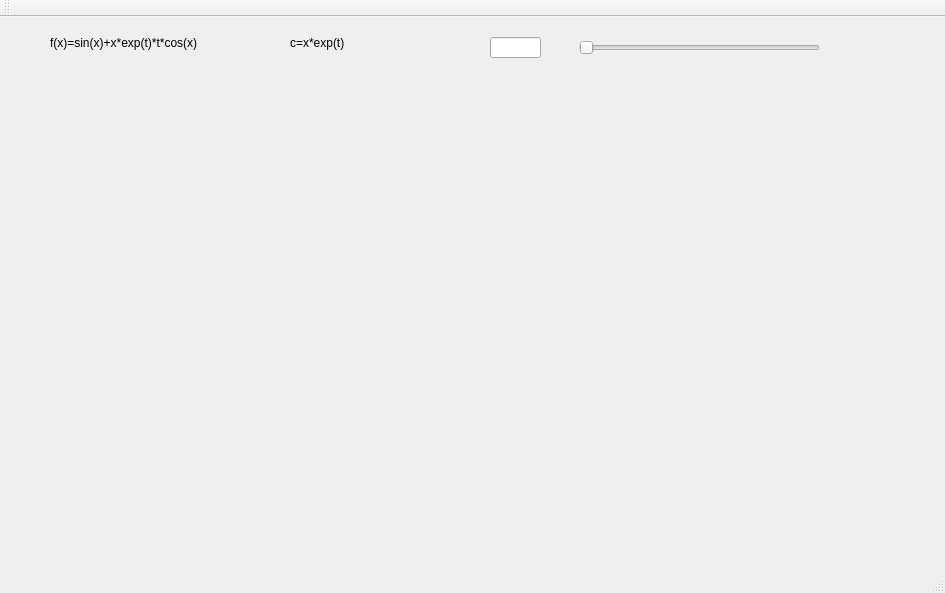
<?xml version="1.0" encoding="UTF-8"?>
<ui version="4.0">
 <class>MainWindow</class>
 <widget class="QMainWindow" name="MainWindow">
  <property name="geometry">
   <rect>
    <x>0</x>
    <y>0</y>
    <width>945</width>
    <height>593</height>
   </rect>
  </property>
  <property name="windowTitle">
   <string>MainWindow</string>
  </property>
  <widget class="QWidget" name="centralWidget">
   <widget class="QSlider" name="horizontalSlider">
    <property name="geometry">
     <rect>
      <x>579</x>
      <y>20</y>
      <width>241</width>
      <height>22</height>
     </rect>
    </property>
    <property name="orientation">
     <enum>Qt::Horizontal</enum>
    </property>
   </widget>
   <widget class="QCustomPlot" name="widget" native="true">
    <property name="geometry">
     <rect>
      <x>20</x>
      <y>80</y>
      <width>901</width>
      <height>451</height>
     </rect>
    </property>
   </widget>
   <widget class="QLabel" name="label">
    <property name="geometry">
     <rect>
      <x>50</x>
      <y>10</y>
      <width>171</width>
      <height>31</height>
     </rect>
    </property>
    <property name="text">
     <string>f(x)=sin(x)+x*exp(t)*t*cos(x)</string>
    </property>
   </widget>
   <widget class="QLabel" name="label_2">
    <property name="geometry">
     <rect>
      <x>290</x>
      <y>10</y>
      <width>121</width>
      <height>31</height>
     </rect>
    </property>
    <property name="text">
     <string>c=x*exp(t)</string>
    </property>
   </widget>
   <widget class="QLineEdit" name="lineEdit">
    <property name="geometry">
     <rect>
      <x>490</x>
      <y>20</y>
      <width>51</width>
      <height>21</height>
     </rect>
    </property>
   </widget>
  </widget>
  <widget class="QMenuBar" name="menuBar">
   <property name="geometry">
    <rect>
     <x>0</x>
     <y>0</y>
     <width>945</width>
     <height>21</height>
    </rect>
   </property>
  </widget>
  <widget class="QToolBar" name="mainToolBar">
   <attribute name="toolBarArea">
    <enum>TopToolBarArea</enum>
   </attribute>
   <attribute name="toolBarBreak">
    <bool>false</bool>
   </attribute>
  </widget>
  <widget class="QStatusBar" name="statusBar"/>
 </widget>
 <layoutdefault spacing="6" margin="11"/>
 <customwidgets>
  <customwidget>
   <class>QCustomPlot</class>
   <extends>QWidget</extends>
   <header>qcustomplot.h</header>
   <container>1</container>
  </customwidget>
 </customwidgets>
 <resources/>
 <connections/>
</ui>
